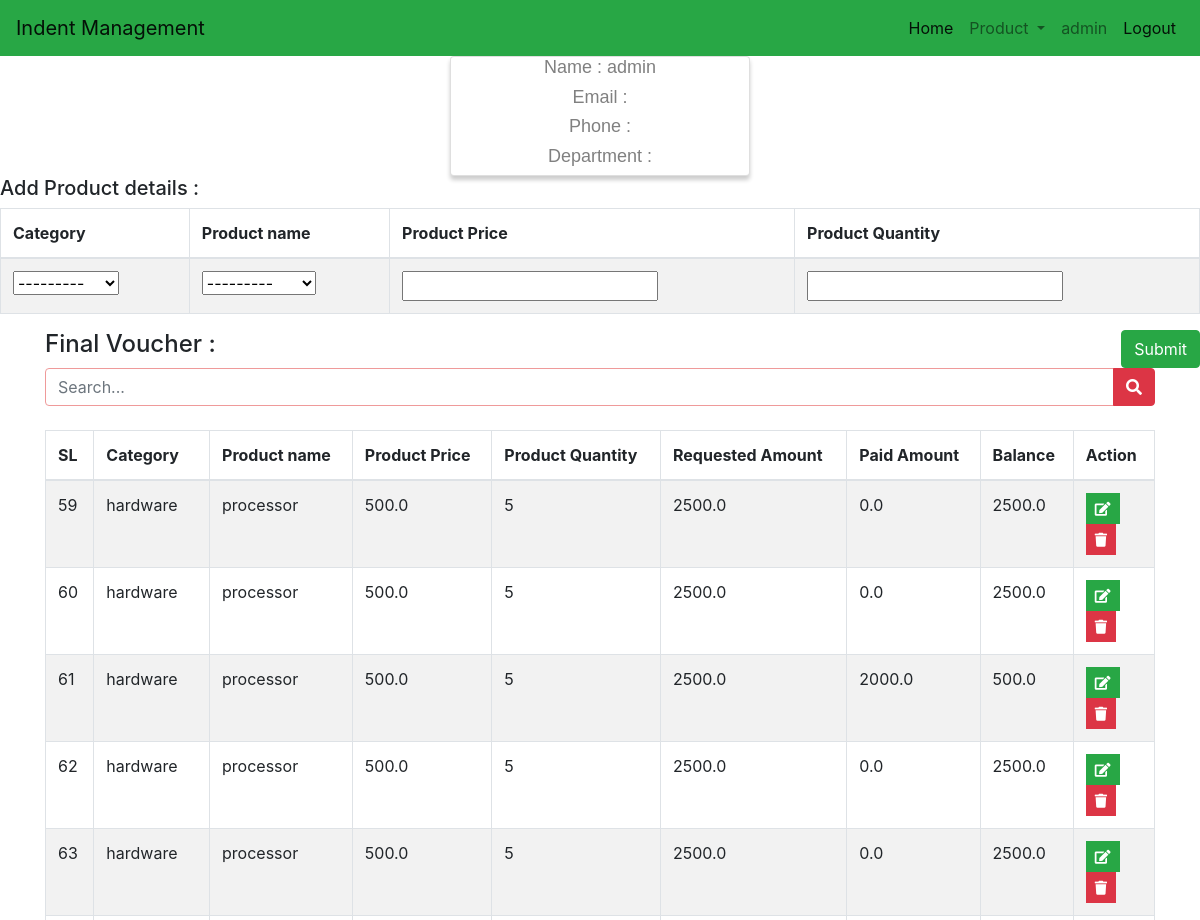
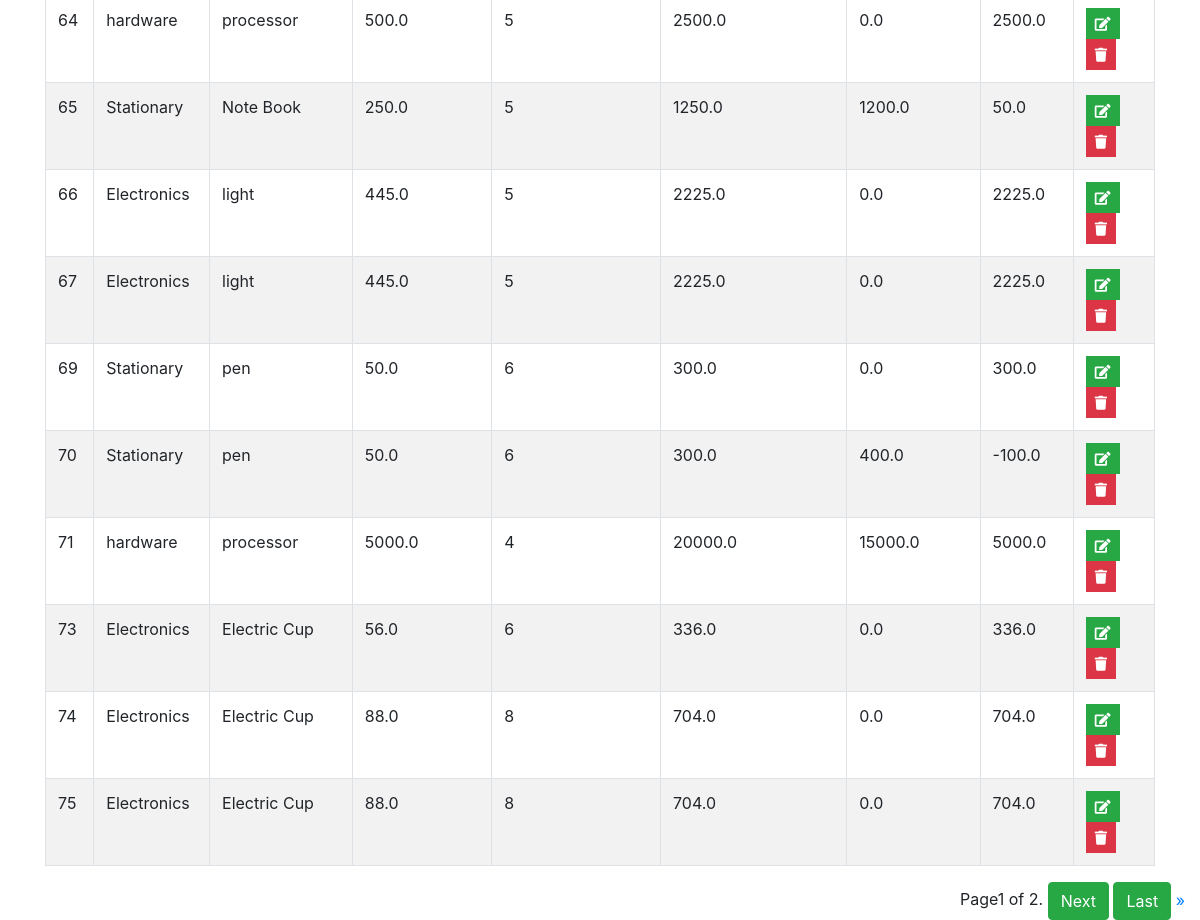
/product/voucher (signed in), run on the app's committed database (2 pictures, top to bottom).
### indentapp/models.py (models this page shows, shortened)
class Indent(models.Model):
    user = models.ForeignKey(Profile, on_delete=models.CASCADE)
    category = models.ForeignKey(Category, on_delete=models.CASCADE)
    product = models.ForeignKey(Product, on_delete=models.CASCADE)
    product_price = models.FloatField(blank=True)
    product_quantity = models.IntegerField(null=True)
    requested_amount = models.FloatField(null=False, blank=True, default=0)
    paid_amount = models.FloatField(null=True, default=0)
    balance = models.FloatField(null=True, default=0)

class Category(models.Model):
    category_name = models.CharField(max_length=50)
    def __str__(self):
        return self.category_name

class Product(models.Model):
    product_category = models.ForeignKey(Category, on_delete=models.CASCADE)
    product_name = models.CharField(max_length=50)
    def __str__(self):
        return self.product_name

### indentapp/views.py (the view)
# urls.py: path('product/voucher', views.ProductVoucher, name='voucher'),
def ProductVoucher(request):
    if 'q' in request.GET:
        q = request.GET['q']
        all_data = Indent.objects.filter(id__icontains=q)
    else:
        all_data = Indent.objects.all()
    paginator = Paginator(all_data, 15)  # Show 15 contacts per page.
    page_number = request.GET.get('page')
    total_data = paginator.get_page(page_number)
    form = ProductVoucherForm(request.POST or None)
    if form.is_valid():
        form.save()
    context = {
        'data': form,  # 'all': all_data,
        'all_data': total_data
    }
    return render(request, 'product_voucher.html', context)

### indentapp/forms.py
class ProductVoucherForm(forms.ModelForm):
    requested_amount = forms.FloatField(required=False)
    paid_amount = forms.FloatField(required=False)
    balance = forms.FloatField(required=False)
    class Meta:
        model = Indent
        fields = ['user', 'category', 'product', 'product_price', 'product_quantity', 'requested_amount', 'paid_amount',
                  'balance']

### templates/product_voucher.html (shortened to what this page needs)
{% extends 'index.html' %}
{% block content %}
<html>
<head>
    <link rel="stylesheet" href="https://cdnjs.cloudflare.com/ajax/libs/font-awesome/4.7.0/css/font-awesome.min.css">
</head>
<body>
<div class="card">
    <h6 class="title"> Name : {{user.username}}</h6>
    <h6 class="title">Email : {{user.profile.email}}</h6>
    <h6 class="title">Phone : {{user.profile.phone}}</h6>
    <h6 class="title">Department : {{user.profile.dept}}</h6>
</div>
</body>
</html>
<html lang="en" xmlns="http://www.w3.org/1999/html">
<head>
    <link rel="stylesheet" href="https://stackpath.bootstrapcdn.com/bootstrap/4.2.1/css/bootstrap.min.css"
>
    <link rel="stylesheet" href="https://use.fontawesome.com/releases/v5.6.3/css/all.css"
>
    <link rel="stylesheet" href="https://unpkg.com/bootstrap-table@1.15.4/dist/bootstrap-table.min.css">
</head>
<body>
<h5> Add Product details :</h5>
<form action="{% url 'voucher' %}" method="POST">
    <table class="table table-bordered table-striped">
        <thead>
        <tr>
            <th>Category</th>
            <th>Product name</th>
            <th>Product Price</th>
            <th>Product Quantity</th>
        </tr>
        </thead>
        <tbody>
        <tr>
            <td>{{ data.category }}</td>
            <td>{{ data.product }}</td>
            <td>{{ data.product_price }}</td>
            <td>{{ data.product_quantity }}</td>
        </tr>
        </tbody>
    </table>
    <button type="submit" class="btn btn-success" style="float:right" >Submit</button>
</form>
<div class="container">
    <h4>Final Voucher :</h4>
    <form class="  ">
        <div class="input-group md-form form-sm form-2 pl-0">
            <input class="form-control my-0 py-1 red-border" type="text" name="q" placeholder="Search..."
                   aria-label="Search">
            <div class="input-group-append">
                <button class="btn btn-danger" typeof="submit" id="basic-text1"><i class="fas fa-search text-grey"
                                                                                   aria-hidden="true"></i></button>
            </div>
        </div>
    </form>
    <br>
    <table class="table table-bordered table-striped">
        <thead>
        <tr>
            <th>SL</th>
            <th>Category</th>
            <th>Product name</th>
            <th>Product Price</th>
            <th>Product Quantity</th>
            <th>Requested Amount</th>
            <th>Paid Amount</th>
            <th>Balance</th>
            <th>Action</th>
        </tr>
        </thead>
        <tbody id="myTable">
        {% for i in all_data %}
        <tr>
            <td>{{i.id}}</td>
            <td>{{i.category}}</td>
            <td>{{i.product}}</td>
            <td>{{i.product_price}}</td>
            <td>{{i.product_quantity}}</td>
            <td>{{i.requested_amount}}</td>
            <td>{{i.paid_amount}}</td>
            <td>{{i.balance}}</td>
            <td>
                <ul class="list-inline m-0">
                    <li class="list-inline-item">
                        <a href="{% url 'update' i.id %}">
                            <button class="btn btn-success btn-sm rounded-0" type="button" data-toggle="tooltip"
                                    data-placement="top" title="Edit"><i class="fa fa-edit"></i></button>
                        </a>
                    </li><br>
                    <li class="list-inline-item">
                        <a href="{% url 'delete' i.id %}">
                            <button class="btn btn-danger btn-sm rounded-0" type="button" data-toggle="tooltip" data-placement="top" title="Delete"><i class="fa fa-trash"></i></button>
                        </a>
                    </li>
                </ul>
            </td>
        </tr>
        {% endfor %}
        </tbody>
    </table>
</div>
</body>
</html>
<div class="container-fluid">
    <div class="pagination" style="float:right">
    <span class="step-links">
        <span class="current">
            Page{{ all_data.number }} of {{ all_data.paginator.num_pages }}.
        </span>
        {% if all_data.has_next %}
            <a href="?page={{ all_data.next_page_number }}"><button class="btn btn-success">Next</button></a>
            <a href="?page={{ all_data.paginator.num_pages }}"><button class="btn btn-success">Last</button> &raquo;</a>
        {% endif %}
     </span>
    </div>
</div>
{% endblock content %}

### templates/index.html (shortened to what this page needs)
<!doctype html>
<html lang="en">
<head>
    <link rel="stylesheet" href="https://stackpath.bootstrapcdn.com/bootstrap/4.1.3/css/bootstrap.min.css"
>
</head>
<body>
<nav class="navbar navbar-expand-lg navbar-light bg-success">
    <a class="navbar-brand" href="/index">Indent Management</a>
    <div class="collapse navbar-collapse" id="navbarNavAltMarkup">
        <div class="navbar-nav ml-auto">
            {% if user.is_authenticated %}
            <a class="nav-item nav-link active" href="/product/voucher">Home <span class="sr-only">(current)</span></a>
             <li class="nav-item dropdown">
        <a class="nav-link dropdown-toggle" href="/index" id="navbarDropdown" role="button" data-toggle="dropdown" aria-haspopup="true" aria-expanded="false">
          Product
        <span class="sr-only">(current)</span></a>
      </li>
            <a class="nav-item nav-link" href="">{{user.username}}<span class="sr-only">(current)</span></a>
            <a class="nav-item nav-link active" href="/logout">Logout<span class="sr-only">(current)</span></a>
            {% else %}
            <a class="nav-item nav-link active" href="/login">LogIn<span class="sr-only">(current)</span></a>
            {% endif %}
        </div>
    </div>
</nav>
{% block content %}
{% endblock content %}
</body>
</html>

### templates/product_voucher.html (style rules this page uses)
.card { box-shadow: 0 4px 4px 0 rgba(0, 0, 0, 0.2); max-width: 300px; max-height: 200px; margin: auto; text-align: center; font-family: arial; }
.title { color: grey; font-size: 18px; }
.input-group.md-form.form-sm.form-2 input { border: 1px solid #bdbdbd; border-top-left-radius: 0.25rem; border-bottom-left-radius: 0.25rem; }
.input-group.md-form.form-sm.form-2 input.red-border { border: 1px solid #ef9a9a; }

### data on the page
Indent: id "59", category "hardware", product "processor", product_price "500.0", product_quantity "5", requested_amount "2500.0", paid_amount "0.0", balance "2500.0"
Indent: id "60", category "hardware", product "processor", product_price "500.0", product_quantity "5", requested_amount "2500.0", paid_amount "0.0", balance "2500.0"
Indent: id "61", category "hardware", product "processor", product_price "500.0", product_quantity "5", requested_amount "2500.0", paid_amount "2000.0", balance "500.0"
Indent: id "62", category "hardware", product "processor", product_price "500.0", product_quantity "5", requested_amount "2500.0", paid_amount "0.0", balance "2500.0"
Indent: id "63", category "hardware", product "processor", product_price "500.0", product_quantity "5", requested_amount "2500.0", paid_amount "0.0", balance "2500.0"
Indent: id "64", category "hardware", product "processor", product_price "500.0", product_quantity "5", requested_amount "2500.0", paid_amount "0.0", balance "2500.0"
Indent: id "65", category "Stationary", product "Note Book", product_price "250.0", product_quantity "5", requested_amount "1250.0", paid_amount "1200.0", balance "50.0"
Indent: id "66", category "Electronics", product "light", product_price "445.0", product_quantity "5", requested_amount "2225.0", paid_amount "0.0", balance "2225.0"
Indent: id "67", category "Electronics", product "light", product_price "445.0", product_quantity "5", requested_amount "2225.0", paid_amount "0.0", balance "2225.0"
Indent: id "69", category "Stationary", product "pen", product_price "50.0", product_quantity "6", requested_amount "300.0", paid_amount "0.0", balance "300.0"
Indent: id "70", category "Stationary", product "pen", product_price "50.0", product_quantity "6", requested_amount "300.0", paid_amount "400.0", balance "-100.0"
Indent: id "71", category "hardware", product "processor", product_price "5000.0", product_quantity "4", requested_amount "20000.0", paid_amount "15000.0", balance "5000.0"
Indent: id "73", category "Electronics", product "Electric Cup", product_price "56.0", product_quantity "6", requested_amount "336.0", paid_amount "0.0", balance "336.0"
Indent: id "74", category "Electronics", product "Electric Cup", product_price "88.0", product_quantity "8", requested_amount "704.0", paid_amount "0.0", balance "704.0"
Indent: id "75", category "Electronics", product "Electric Cup", product_price "88.0", product_quantity "8", requested_amount "704.0", paid_amount "0.0", balance "704.0"

### other printed values
{{ user.username }} "admin"
{{ all_data.number }} "1"
{{ all_data.paginator.num_pages }} "2"
